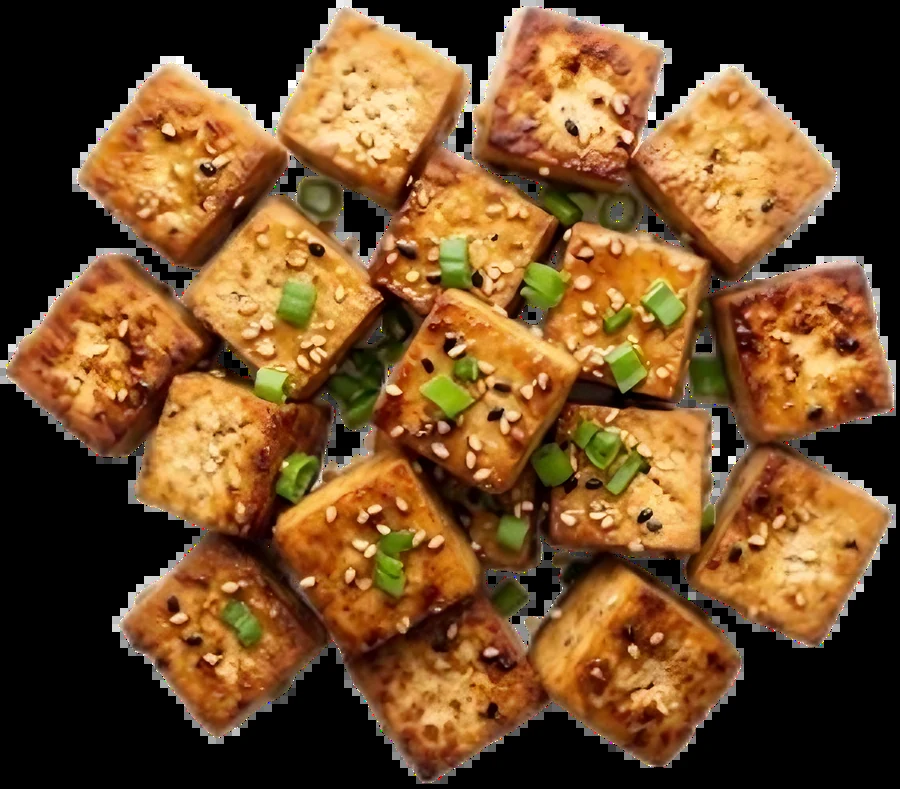
#> input picture frontend/plate-visualizer/assets/food/tofu.webp, 900 x 789 px
$ python -i process_food_images.py   (imports and definitions only)
#> lines starting #> are read from the running program, lines starting #| are printed output that depends on the picture
"""Clean up raw food photos into consistent transparent cut-outs for the plate visualizer.

Usage:
    python process_food_images.py <raw_dir> <out_dir>

Needs: pillow, numpy, scipy.

Handles three kinds of input:
  - real transparent PNGs: despeckle, trim, resize
  - JPGs with a fake checkerboard "transparent" background: key out the
    grey/white checker, keep the food
  - a sprite sheet of several foods: split into one file per food
"""
import sys
from pathlib import Path

import numpy as np
from PIL import Image, ImageFilter
from scipy import ndimage

MAX_SIDE = 900  # final long side in px; plenty for an on-plate element

# Raw file -> output name. Sheets map to a row-major list of names.
SINGLES = {
    "grilled-chicken.png": "chicken",
    "tofu.png": "tofu",
    "eggs.jpg": "eggs",
    "salmon.jpg": "salmon",
}
SHEETS = {
    "upscalemedia-transformed.png": [
        "mashed-potatoes", "roasted-potatoes", "green-beans",
        "broccoli", "fruit", "burger",
        "sandwich", "spaghetti", "rice",
    ],
}


# [8 lines left out: function keep_big_parts, not called in this run]


def checker_to_alpha(rgb):
    """Fake transparency: checker squares are bright and colourless; food isn't."""
    f = rgb.astype(np.float32)
    mx, mn = f.max(axis=2), f.min(axis=2)
    sat = (mx - mn) / np.maximum(mx, 1)
    background = (sat < 0.10) & (mx > 150)
    fg = ~background
    # Fill pinholes (pepper flecks, highlights) and smooth the outline.
    fg = ndimage.binary_opening(fg, iterations=2)
    fg = ndimage.binary_closing(fg, iterations=4)
    fg = ndimage.binary_fill_holes(fg)
    fg = keep_big_parts(fg, min_frac=0.5)
    fg = ndimage.binary_erosion(fg, iterations=1)  # pull in off the grey fringe
    alpha = Image.fromarray((fg * 255).astype(np.uint8)).filter(ImageFilter.GaussianBlur(1.2))
    return np.array(alpha)


# [58 lines left out: functions clean_alpha, finish, split_sheet, main, not called in this run]


# [2 lines not run here, left out]

>>> import cv2
>>> picture = cv2.imread('../plate-visualizer/assets/food/tofu.webp', cv2.IMREAD_GRAYSCALE)
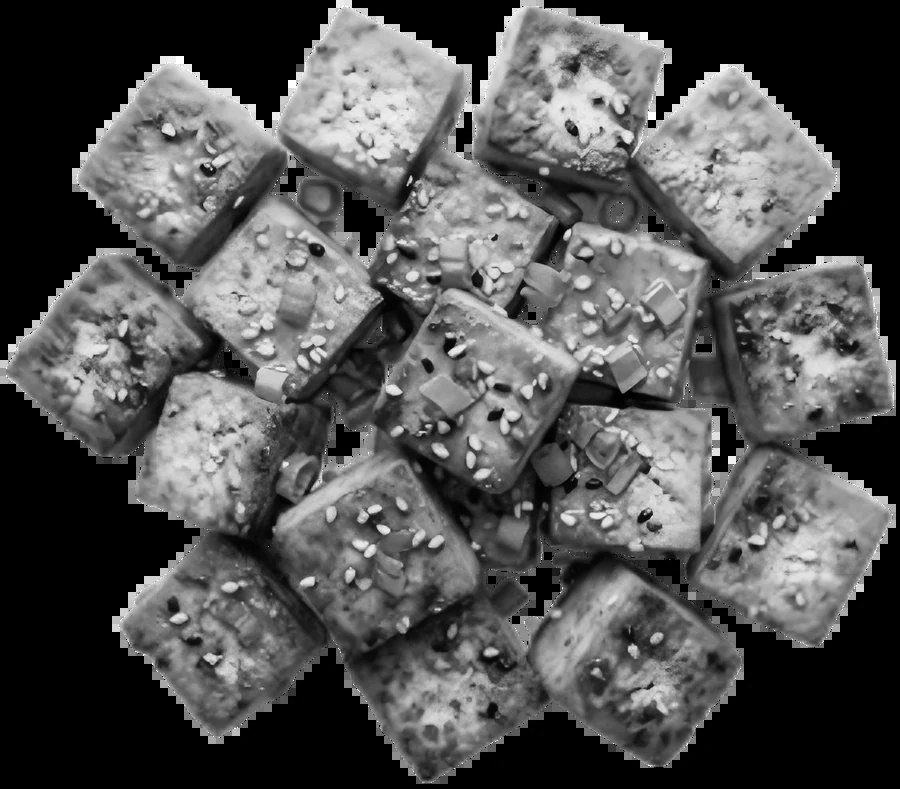
#> picture: shape (789, 900); min 0, max 255, mean 83.7
>>> result = checker_to_alpha(picture)
#> (the run stopped early here; a loop or call above may not have finished)

$ run again, on frontend/plate-visualizer/assets/food/bacon.webp
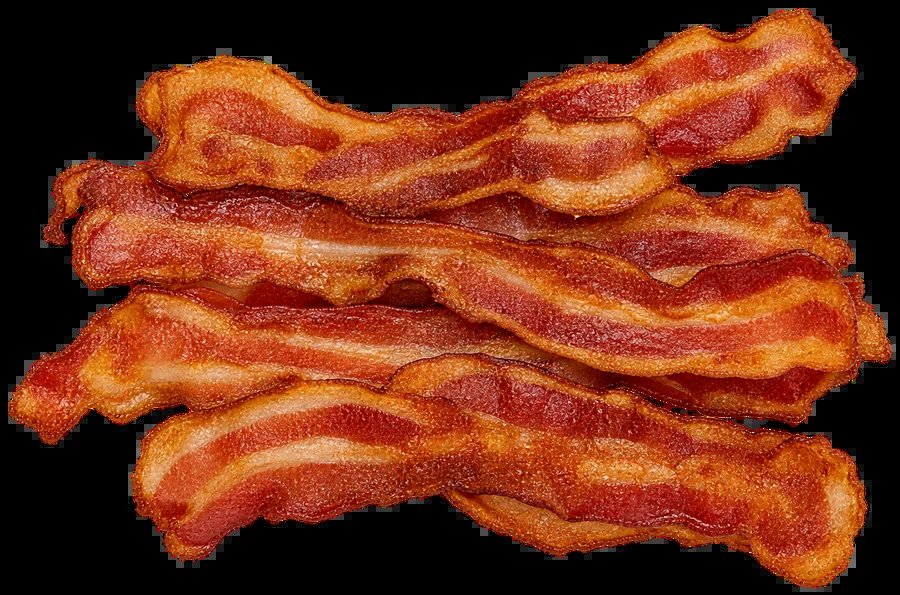
#> input picture frontend/plate-visualizer/assets/food/bacon.webp, 900 x 595 px
#> `picture = cv2.imread('../plate-visualizer/assets/food/tofu.webp', cv2...`:
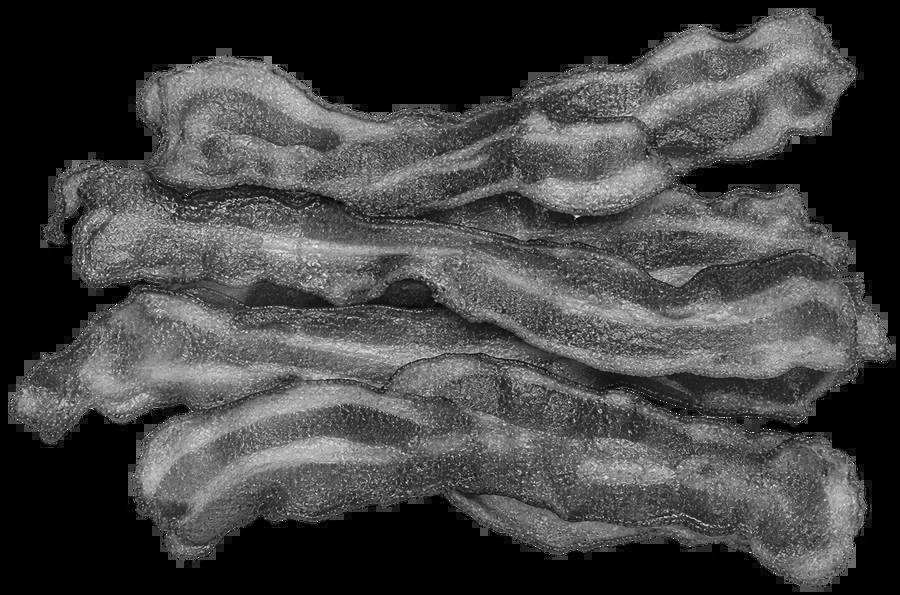
#> picture: shape (595, 900); min 0, max 247, mean 67.1

$ run again, on frontend/plate-visualizer/assets/food/beef.webp
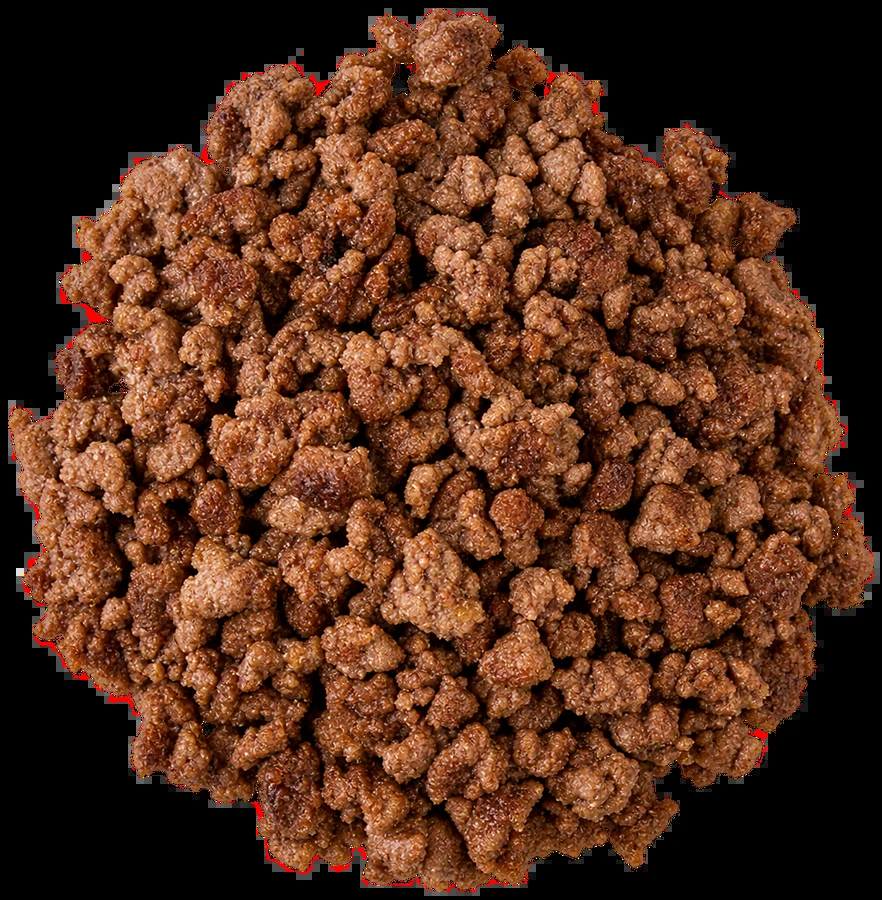
#> input picture frontend/plate-visualizer/assets/food/beef.webp, 882 x 900 px
#> `picture = cv2.imread('../plate-visualizer/assets/food/tofu.webp', cv2...`:
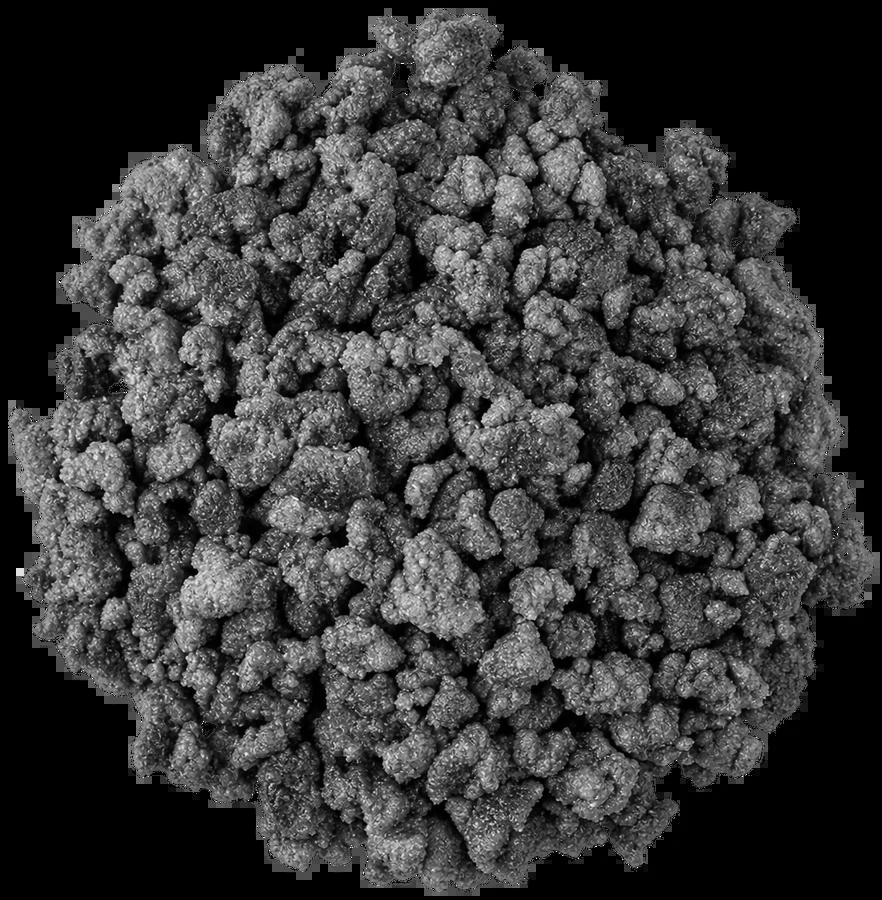
#> picture: shape (900, 882); min 0, max 254, mean 57.1
